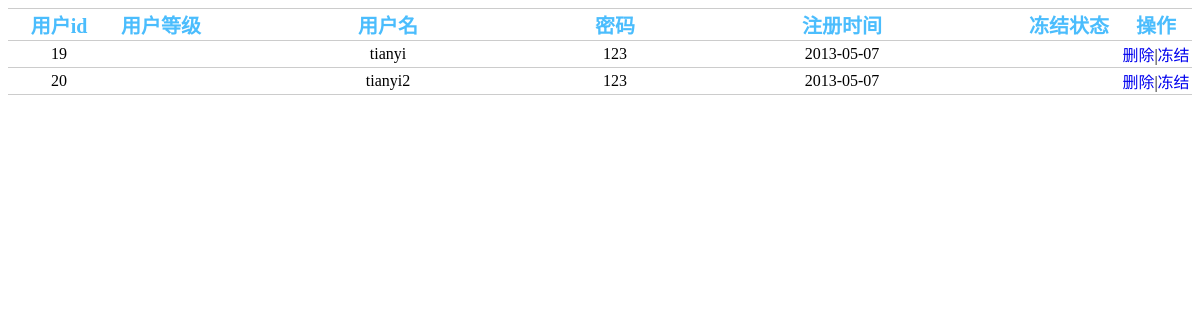
Page /edian/index.php/bg/userlist on the earlier database version.
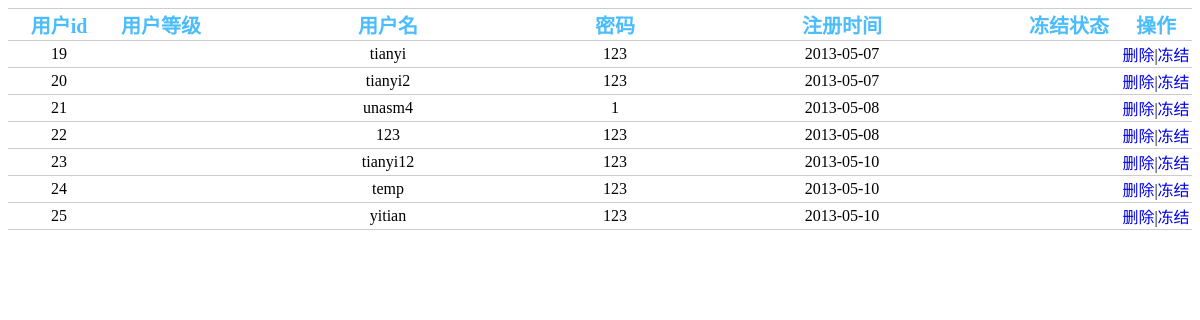
Same page on the later database version.
### tables this page shows
CREATE TABLE `user` (
  `user_id` int(11) NOT NULL AUTO_INCREMENT,
  `user_name` char(40) DEFAULT NULL,
  `user_passwd` char(50) DEFAULT NULL,
  `user_type` tinyint(4) NOT NULL DEFAULT '2',
  `reg_time` date DEFAULT NULL,
  `user_photo` char(50) NOT NULL DEFAULT 'edianlogo.jpg',
  `block` tinyint(4) DEFAULT NULL,
  `last_login_time` date DEFAULT NULL,
  `email` varchar(40) DEFAULT NULL,
  `addr` varchar(200) DEFAULT NULL,
  `intro` text,
  `contract1` char(15) DEFAULT NULL,
  `contract2` char(30) DEFAULT NULL,
  `mailNum` tinyint(3) unsigned NOT NULL DEFAULT '0',
  `comNum` tinyint(3) unsigned NOT NULL DEFAULT '0',
  PRIMARY KEY (`user_id`),
  UNIQUE KEY `user_name` (`user_name`),
  KEY `user_photo` (`user_photo`),
  KEY `contra` (`contract1`)
);

### edian/application/controllers/bg/userlist.php (called while the page is built, shortened)
<?php
		class Userlist extends Ci_Controller{
				function __construct(){
						$this->load->model("mbguserlist");
				}
				function index(){
						$data['userall']=$this->mbguserlist->showuser_all();
						$this->load->view("m-bg-userlist",$data);
				}
		}
?>

### edian/index.php (called while the page is built, shortened)
<?php
require_once BASEPATH.'core/CodeIgniter.php';

### edian/application/models/mbguserlist.php (called while the page is built, shortened)
<?php
		class Mbguserlist extends Ci_Model{
				function showuser_all(){
						$sql="select * from user "				;
						$res=$this->db->query($sql);
						return $res->result();
				}
		}
?>

### edian/application/views/m-bg-userlist.php (the view, shortened to what this page needs)
<!doctype html>
<html>
	<head>
	</head>
	<body>
				<table cellspacing="0" class="mail-box">
						<tr>
							<th class="user">用户id</th>
							<th class="user">用户等级</th>
							<th class="tm">用户名</th>
							<th class="passwd">密码</th>
							<th class="data">注册时间</th>
							<th class="user">冻结状态</th>
							<th class="action">操作</th>
						</tr>
					<?php foreach($userall as $temp):?>
						<tr>
								<td class="user"><?php echo $temp->user_id?></td>
								<td class="user"><?php echo $temp->user_level?></td>
								<td class="tm"><?php echo $temp->user_name?></td>
							  <td class="passwd"><?php echo $temp->user_passwd ?></td>
								<td class="data"><?php echo $temp->reg_time?></td>
								<td class="user"><?php echo $temp->block?></td>
								<td class="data"><a href="<?=site_url("bg/userlist/userDel")."/".$temp->user_id?>">删除</a>|<a href="<?=site_url("bg/userlist/userBlock")."/".$temp->user_id?>">冻结</a></td>
					</tr>
				<?php endforeach?>
				</table>
	</body>
</html>

### edian/application/views/m-bg-userlist.php (style rules this page uses)
table { table-layout: fixed; white-space: nowrap; width: 100%; border-top: 1px solid #ccc; font-size: 16px; text-align:center; }
a { text-decoration:none; }
.mail-box th { font-size: 20px; color: #4bbdfd; border-bottom: 1px solid #ccc; }
.mail-box td { border-bottom: 1px solid #ccc; }
.mail-box .user { width: 100px; overflow:hidden; }
.mail-box .tm { overflow: hidden; text-overflow:ellipsis; }
.mail-box .action { width:70px; }
.mail-box .passwd { width:100px; }

Differences in the rows shown:
added user: user_id "21", user_name "unasm4", user_passwd "1", reg_time "2013-05-08"
added user: user_id "22", user_name "123", user_passwd "123", reg_time "2013-05-08"
added user: user_id "23", user_name "tianyi12", user_passwd "123", reg_time "2013-05-10"
added user: user_id "24", user_name "temp", user_passwd "123", reg_time "2013-05-10"
added user: user_id "25", user_name "yitian", user_passwd "123", reg_time "2013-05-10"
